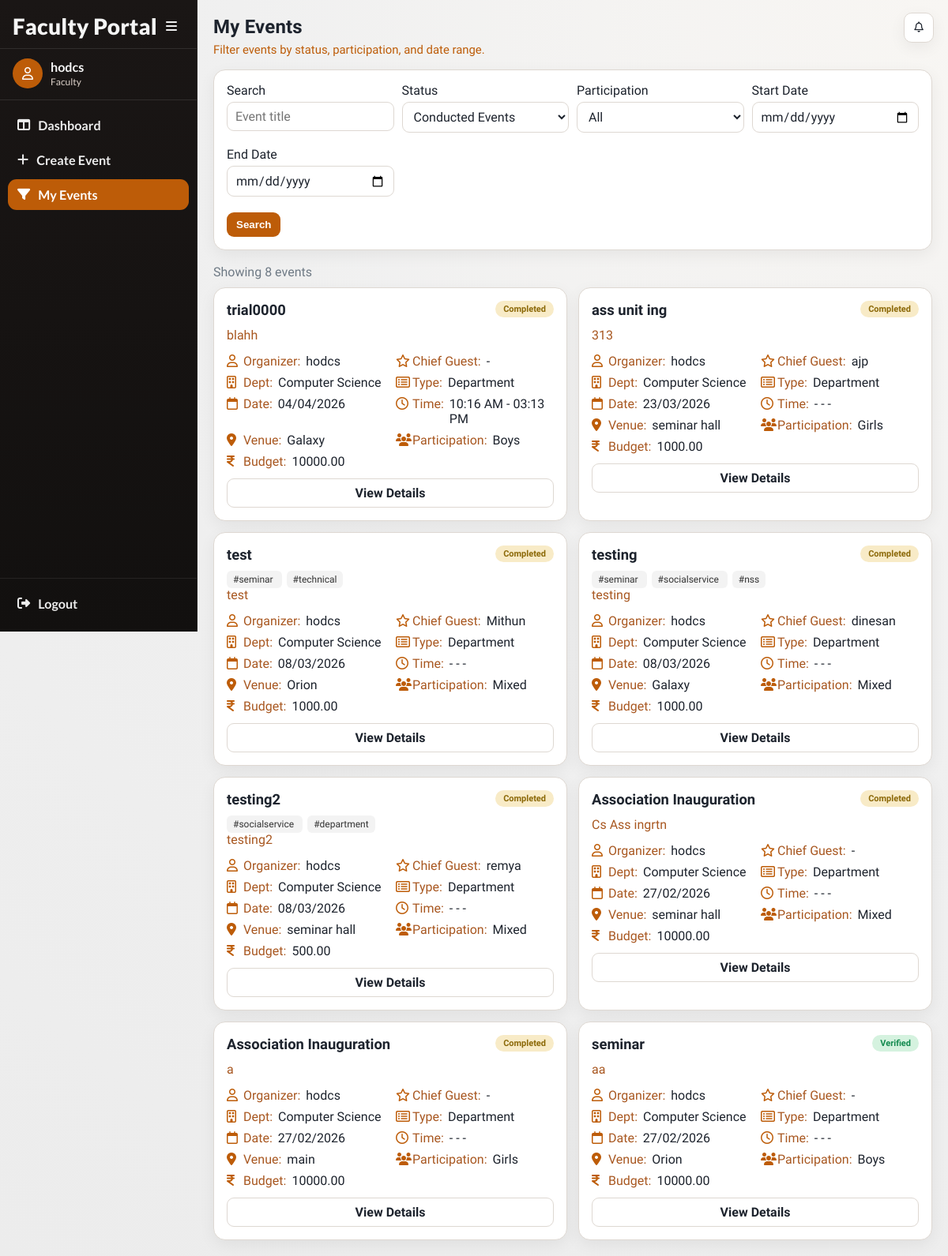
/events/faculty/filter/ (signed in), run on the app's committed database.
### accounts/models.py (models this page shows, shortened)
class User(AbstractUser):
    ROLE_CHOICES = (
        ('faculty', 'Faculty'),
        ('principal', 'Principal'),
        ('admin', 'Admin'),
    )
    SUB_ROLE_CHOICES = (
        ('hod', 'HOD'),
        ('nss', 'NSS In-Charge'),
        ('ncc', 'NCC In-Charge'),
        ('union', 'Union In-Charge'),
        ('other', 'Other In-Charge'),
    )
    role = models.CharField(max_length=20, choices=ROLE_CHOICES)
    sub_role = models.CharField(
        max_length=20,
        choices=SUB_ROLE_CHOICES,
        blank=True,
        null=True
    )
    department = models.ForeignKey(
    'events.Department',
    on_delete=models.SET_NULL,
    null=True,
    blank=True
    )

### events/models.py (models this page shows, shortened)
class Event(models.Model):
    CATEGORY_CHOICES = (
        ('department', 'Department'),
        ('nss', 'NSS'),
        ('ncc', 'NCC'),
        ('union', 'Union'),
        ('other', 'Other'),
    )
    PARTICIPATION_CHOICES = (
        ('boys', 'Boys'),
        ('girls', 'Girls'),
        ('mixed', 'Mixed'),
    )
    STATUS_CHOICES = (
        ('pending', 'Pending Approval'),
        ('approved', 'Approved'),
        ('rejected', 'Rejected'),
        ('completed', 'Completed'),
        ('verified', 'Verified'),
        ('cancelled', 'Cancelled'),
    )
    title = models.CharField(max_length=200)
    category = models.CharField(max_length=20, choices=CATEGORY_CHOICES)
    created_by = models.ForeignKey(
        settings.AUTH_USER_MODEL,
        on_delete=models.CASCADE
    )
    department = models.ForeignKey(
    Department,
    on_delete=models.SET_NULL,
    null=True,
    blank=True
    )
    participation_type = models.CharField(
        max_length=20,
        choices=PARTICIPATION_CHOICES
    )
    chief_guest = models.CharField(max_length=200, blank=True, null=True)
    budget = models.DecimalField(max_digits=10, decimal_places=2)
    venue = models.ForeignKey(
    Venue,
    on_delete=models.PROTECT
    )
    start_date = models.DateField()
    end_date = models.DateField()
    start_time = models.TimeField(null=True, blank=True)
    end_time = models.TimeField(null=True, blank=True)
    description = models.TextField()
    tags = models.ManyToManyField(Tag, blank=True)
    status = models.CharField(
        max_length=20,
        choices=STATUS_CHOICES,
        default='pending'
    )
    principal_remark = models.TextField(blank=True, null=True)
    created_at = models.DateTimeField(auto_now_add=True)
    report_text = models.TextField(blank=True, null=True)
    attendance_file = models.FileField(
        upload_to='attendance/',
        blank=True,
        null=True
    )
    completed_at = models.DateTimeField(blank=True, null=True)

class Department(models.Model):
    name = models.CharField(max_length=100, unique=True)
    def __str__(self):
        return self.name

class Venue(models.Model):
    name = models.CharField(max_length=100, unique=True)
    def __str__(self):
        return self.name

class Tag(models.Model):
    name = models.CharField(max_length=50, unique=True)

### events/views.py (the view)
@login_required(login_url='/login/')
def faculty_filter_events(request):
    if request.user.role != 'faculty':
        return redirect('login')
    user = request.user
    events = Event.objects.filter(created_by=user)
    page_title = "My Events"
    events = events.select_related('created_by', 'department', 'venue').order_by('-start_date')
    search = request.GET.get('search', '').strip()
    events = _apply_event_search(events, search)
    status = request.GET.get('status')
    if status is None:
        events = events.filter(status__in=['completed', 'verified'])
        selected_status = "conducted"
    elif status == "conducted":
        events = events.filter(status__in=['completed', 'verified'])
        selected_status = "conducted"
    else:
        events = events.filter(status=status)
        selected_status = status
    participation = request.GET.get('participation')
    if participation:
        events = events.filter(participation_type=participation)
    start_date = request.GET.get('start_date')
    end_date = request.GET.get('end_date')
    if start_date and end_date:
        events = events.filter(
            start_date__lte=end_date,
            end_date__gte=start_date
        )
    elif start_date:
        events = events.filter(end_date__gte=start_date)
    elif end_date:
        events = events.filter(start_date__lte=end_date)
    context = {
        'events': events,
        'page_title': page_title,
        'selected_status': selected_status,
        'active_nav': 'faculty-filter',
    }
    if _is_ajax_request(request):
        return render(request, 'events/partials/faculty_filter_list.html', context)
    return render(request, 'events/faculty_filter.html', context)

### events/views.py (called while the page is built, shortened)
def _is_ajax_request(request):
    return (
        request.headers.get("x-requested-with") == "XMLHttpRequest"
        or request.GET.get("ajax") == "1"
    )

def _apply_event_search(queryset, query):
    if not query:
        return queryset

### events/templates/events/faculty_filter.html (shortened to what this page needs)
{% extends "base.html" %}
{% load event_extras %}
{% block page_title %}{{ page_title }}{% endblock %}
{% block page_subtitle %}Filter events by status, participation, and date range.{% endblock %}
{% block content %}
<section class="panel" style="margin-bottom:18px;">
    <form method="get" data-ajax-list="#facultyFilterList" data-ajax-delay="300">
        <div class="filters">
            <div>
                <label for="search">Search</label>
                <input id="search" type="text" name="search" value="{{ request.GET.search }}" placeholder="Event title">
            </div>
            <div>
                <label for="status">Status</label>
                <select id="status" name="status">
                    <option value="conducted" {% if selected_status == 'conducted' %}selected{% endif %}>Conducted Events</option>
                </select>
            </div>
            <div>
                <label for="participation">Participation</label>
                <select id="participation" name="participation">
                    <option value="">All</option>
                </select>
            </div>
            <div>
                <label for="start_date">Start Date</label>
                <input id="start_date" type="date" name="start_date" value="{{ request.GET.start_date }}">
            </div>
            <div>
                <label for="end_date">End Date</label>
                <input id="end_date" type="date" name="end_date" value="{{ request.GET.end_date }}">
            </div>
        </div>
        <button class="btn" type="submit">Search</button>
    </form>
</section>
<div id="facultyFilterList">
    {% include "events/partials/faculty_filter_list.html" %}
</div>
{% endblock %}

### accounts/templates/base.html (shortened to what this page needs)
<!DOCTYPE html>
<html lang="en">
<head>
    <link rel="stylesheet" href="https://cdnjs.cloudflare.com/ajax/libs/font-awesome/6.5.2/css/all.min.css">
</head>
<body class="{% if request.user.is_authenticated %}has-sidebar{% endif %}">
    <div class="app">
        {% if request.user.is_authenticated %}
            <aside class="sidebar">
                <div class="sidebar-head">
                    <div class="brand">
                        {% if request.user.role == "principal" %}
                            Principal Portal
                        {% elif request.user.role == "faculty" %}
                            Faculty Portal
                        {% else %}
                            Event Portal
                        {% endif %}
                    </div>
                    <button class="collapse-toggle" id="sidebarCollapseToggle" type="button">
                        <i class="fa-solid fa-bars"></i>
                    </button>
                </div>
                <div class="sidebar-user">
                    <div class="avatar"><i class="fa-regular fa-user"></i></div>
                    <div class="user-meta">
                        <div class="user-name">{{ request.user.get_full_name|default:request.user.username }}</div>
                        <div class="user-role">{{ request.user.get_role_display|default:"User" }}</div>
                    </div>
                </div>
                <ul class="nav-list">
                    {% if request.user.role == "principal" %}
                        <li><a class="nav-link {% if active_nav == 'principal-dashboard' or request.resolver_match.url_name == 'principal_dashboard' %}active{% endif %}" href="{% url 'principal_dashboard' %}" title="Dashboard"><i class="fa-solid fa-table-columns"></i><span class="nav-text">Dashboard</span></a></li>
                        <li><a class="nav-link {% if active_nav == 'principal-pending' or request.resolver_match.url_name == 'principal_pending_events' %}active{% endif %}" href="{% url 'principal_pending_events' %}" title="Pending Approvals"><i class="fa-regular fa-clock"></i><span class="nav-text">Pending Approvals</span></a></li>
                        <li><a class="nav-link {% if active_nav == 'principal-approved' or request.resolver_match.url_name == 'principal_approved_events' %}active{% endif %}" href="{% url 'principal_approved_events' %}" title="Approved Events"><i class="fa-regular fa-circle-check"></i><span class="nav-text">Approved Events</span></a></li>
                        <li><a class="nav-link {% if active_nav == 'principal-verify' or request.resolver_match.url_name == 'principal_verify_list' %}active{% endif %}" href="{% url 'principal_verify_list' %}" title="Verify Events"><i class="fa-solid fa-list-check"></i><span class="nav-text">Verify Events</span></a></li>
                        <li><a class="nav-link {% if active_nav == 'principal-rejected' or request.resolver_match.url_name == 'principal_rejected_events' %}active{% endif %}" href="{% url 'principal_rejected_events' %}" title="Rejected Events"><i class="fa-regular fa-circle-xmark"></i><span class="nav-text">Rejected Events</span></a></li>
                        <li><a class="nav-link {% if active_nav == 'principal-all' or request.resolver_match.url_name == 'view_all_events' %}active{% endif %}" href="{% url 'view_all_events' %}" title="All Events"><i class="fa-regular fa-calendar-days"></i><span class="nav-text">All Events</span></a></li>
                        <li><a class="nav-link {% if active_nav == 'principal-analytics' or request.resolver_match.url_name == 'analytics_dashboard' %}active{% endif %}" href="{% url 'analytics_dashboard' %}" title="Analytics"><i class="fa-solid fa-chart-line"></i><span class="nav-text">Analytics</span></a></li>
                    {% elif request.user.role == "faculty" %}
                        <li><a class="nav-link " href="{% url 'faculty_dashboard' %}" title="Dashboard"><i class="fa-solid fa-table-columns"></i><span class="nav-text">Dashboard</span></a></li>
                        <li><a class="nav-link " href="{% url 'create_event' %}" title="Create Event"><i class="fa-solid fa-plus"></i><span class="nav-text">Create Event</span></a></li>
                        <li><a class="nav-link {% if active_nav == 'faculty-filter' or request.resolver_match.url_name == 'faculty_filter_events' %}active{% endif %}" href="{% url 'faculty_filter_events' %}" title="My Events"><i class="fa-solid fa-filter"></i><span class="nav-text">My Events</span></a></li>
                    {% endif %}
                </ul>
                <div class="sidebar-foot">
                    <a class="nav-link" href="{% url 'logout' %}" title="Logout">
                        <i class="fa-solid fa-right-from-bracket"></i>
                        <span class="nav-text">Logout</span>
                    </a>
                </div>
            </aside>
            <div class="notif-fab" id="notifFab">
                <div style="position:relative;">
                    <button class="nav-icon-btn" id="notifToggle" type="button" aria-label="Notifications">
                        <i class="fa-regular fa-bell"></i>
                    </button>
                </div>
            </div>
        {% endif %}
        <main class="main">
            <header class="page-head">
                <h1 class="page-title">{% block page_title %}College Event System{% endblock %}</h1>
                <p class="page-subtitle">{% block page_subtitle %}{% endblock %}</p>
            </header>
            {% block content %}{% endblock %}
        </main>
    </div>
</body>
</html>

### events/templates/events/partials/faculty_filter_list.html (shortened to what this page needs)
<div class="muted" style="margin-bottom: 10px;">Showing {{ events|length }} event{{ events|pluralize }}</div>
<section class="event-grid">
    {% for e in events %}
        <article class="event-card">
            {% include "events/partials/event_detail_card_body.html" with event=e %}
            <div class="action-row">
                <a class="btn secondary" href="{% url 'event_detail' e.id %}">View Details</a>
            </div>
        </article>
    {% empty %}
        <article class="event-card">
            <p class="muted" style="margin:0;">No events found.</p>
        </article>
    {% endfor %}
</section>

### events/templates/events/partials/event_detail_card_body.html (shortened to what this page needs)
{% load event_extras %}
<div class="event-head">
    <h3 class="event-title">
        <a href="{% url 'event_detail' event.id %}">{{ event.title }}</a>
    </h3>
    <span class="chip {{ event.status }}">{{ event.status|title }}</span>
</div>
<div class="event-tags">
{% for tag in event.tags.all %}
<a href="?search=#{{ tag.name }}" class="tag">
#{{ tag.name }}
</a>
{% endfor %}
</div>
<p class="event-desc">{{ event.description|default:"No description provided."|truncatewords:22 }}</p>
<div class="meta-grid">
    <div class="meta-row"><i class="fa-regular fa-user"></i><span class="meta-label">Organizer:</span><span class="meta-value">{{ event.created_by.get_full_name|default:event.created_by.username }}</span></div>
    <div class="meta-row"><i class="fa-regular fa-star"></i><span class="meta-label">Chief Guest:</span><span class="meta-value">{{ event.chief_guest|default:"-" }}</span></div>
    <div class="meta-row"><i class="fa-regular fa-building"></i><span class="meta-label">Dept:</span><span class="meta-value">{{ event.department|default:"General" }}</span></div>
    <div class="meta-row"><i class="fa-regular fa-rectangle-list"></i><span class="meta-label">Type:</span><span class="meta-value">{{ event.category|title }}</span></div>
    <div class="meta-row"><i class="fa-regular fa-calendar"></i><span class="meta-label">Date:</span><span class="meta-value">{{ event.start_date|date:"d/m/Y" }}</span></div>
    <div class="meta-row"><i class="fa-regular fa-clock"></i><span class="meta-label">Time:</span><span class="meta-value">{% if event.start_time %}{{ event.start_time|time:"h:i A" }}{% else %}-{% endif %} - {% if event.end_time %}{{ event.end_time|time:"h:i A" }}{% else %}-{% endif %}</span></div>
    <div class="meta-row"><i class="fa-solid fa-location-dot"></i><span class="meta-label">Venue:</span><span class="meta-value">{{ event.venue }}</span></div>
    <div class="meta-row"><i class="fa-solid fa-users"></i><span class="meta-label">Participation:</span><span class="meta-value">{{ event.participation_type|title }}</span></div>
    <div class="meta-row"><i class="fa-solid fa-indian-rupee-sign"></i><span class="meta-label">Budget:</span><span class="meta-value">{{ event.budget }}</span></div>
</div>

### events/templates/events/partials/event_detail_card_body.html (style rules this page uses)
.tag { background:#f3f3f3; padding:4px 8px; margin-right:6px; border-radius:6px; font-size:12px; text-decoration:none; color:#333; }

### data on the page
User: user.get_full_name "hodcs", user.role "Faculty"
Event: title "trial0000", status "Completed", description "blahh", created_by.get_full_name "hodcs", chief_guest "-", department "Computer Science", category "Department", start_date "04/04/2026", start_time "10:16 AM", end_time "03:13 PM", venue "Galaxy", participation_type "Boys", budget "10000.00"
Event: title "ass unit ing", status "Completed", description "313", created_by.get_full_name "hodcs", chief_guest "ajp", department "Computer Science", category "Department", start_date "23/03/2026", venue "seminar hall", participation_type "Girls", budget "1000.00"
Event: title "test", status "Completed", description "test", created_by.get_full_name "hodcs", chief_guest "Mithun", department "Computer Science", category "Department", start_date "08/03/2026", venue "Orion", participation_type "Mixed", budget "1000.00"
Tag: name "seminar"
Tag: name "technical"
Event: title "testing", status "Completed", description "testing", created_by.get_full_name "hodcs", chief_guest "dinesan", department "Computer Science", category "Department", start_date "08/03/2026", venue "Galaxy", participation_type "Mixed", budget "1000.00"
Tag: name "socialservice"
Tag: name "nss"
Event: title "testing2", status "Completed", description "testing2", created_by.get_full_name "hodcs", chief_guest "remya", department "Computer Science", category "Department", start_date "08/03/2026", venue "seminar hall", participation_type "Mixed", budget "500.00"
Tag: name "department"
Event: title "Association Inauguration", status "Completed", description "Cs Ass ingrtn", created_by.get_full_name "hodcs", chief_guest "-", department "Computer Science", category "Department", start_date "27/02/2026", venue "seminar hall", participation_type "Mixed", budget "10000.00"
Event: title "Association Inauguration", status "Completed", description "a", created_by.get_full_name "hodcs", chief_guest "-", department "Computer Science", category "Department", start_date "27/02/2026", venue "main", participation_type "Girls", budget "10000.00"
Event: title "seminar", status "Verified", description "aa", created_by.get_full_name "hodcs", chief_guest "-", department "Computer Science", category "Department", start_date "27/02/2026", venue "Orion", participation_type "Boys", budget "10000.00"

### other printed values
{{ page_title }} "My Events"
{{ events|length }} "8"
